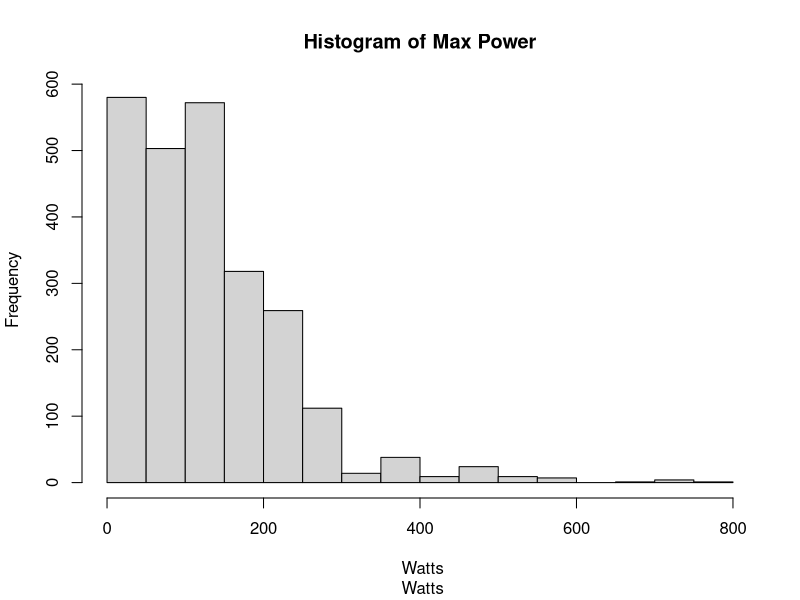
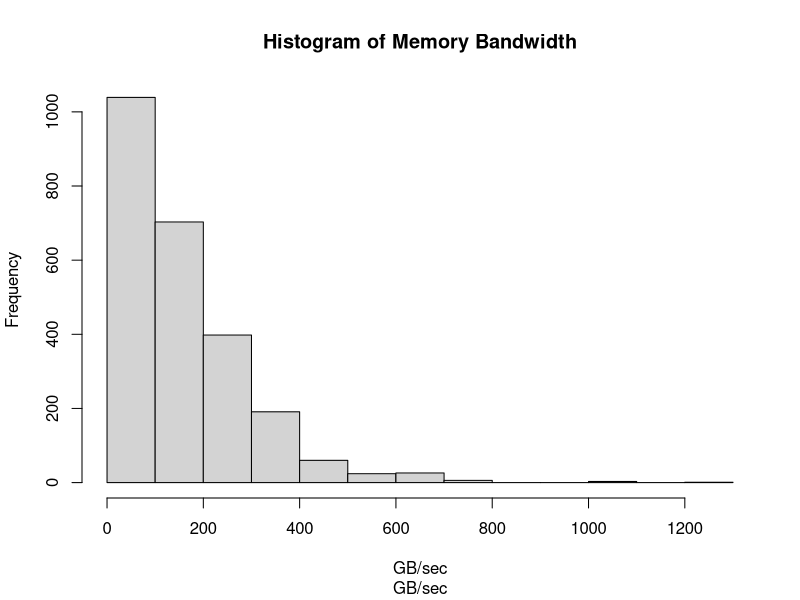
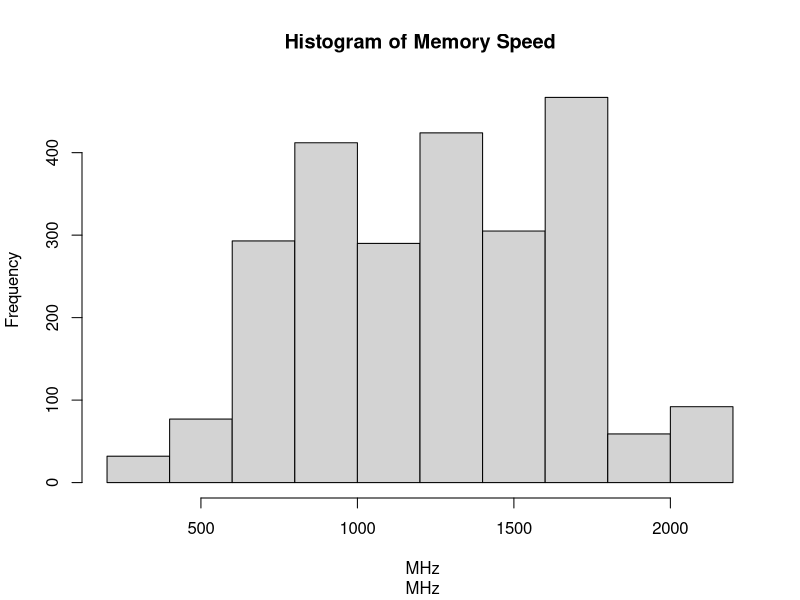
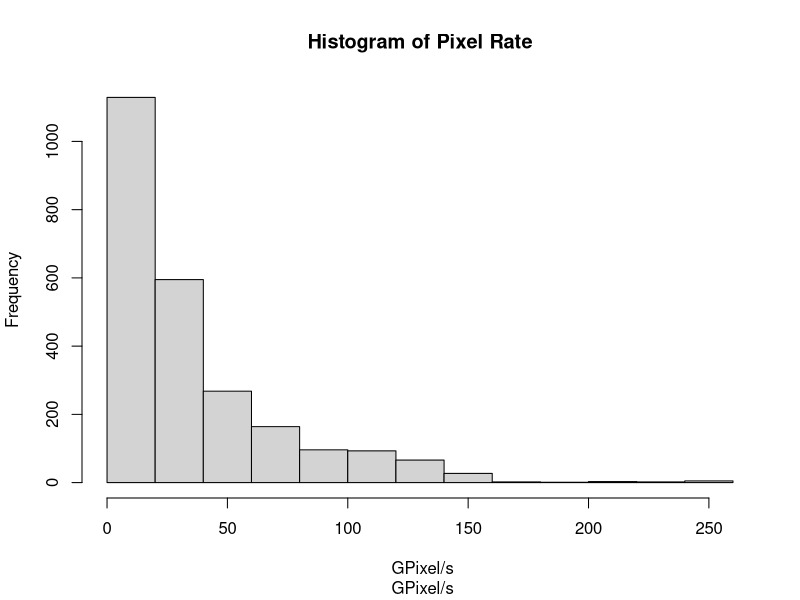
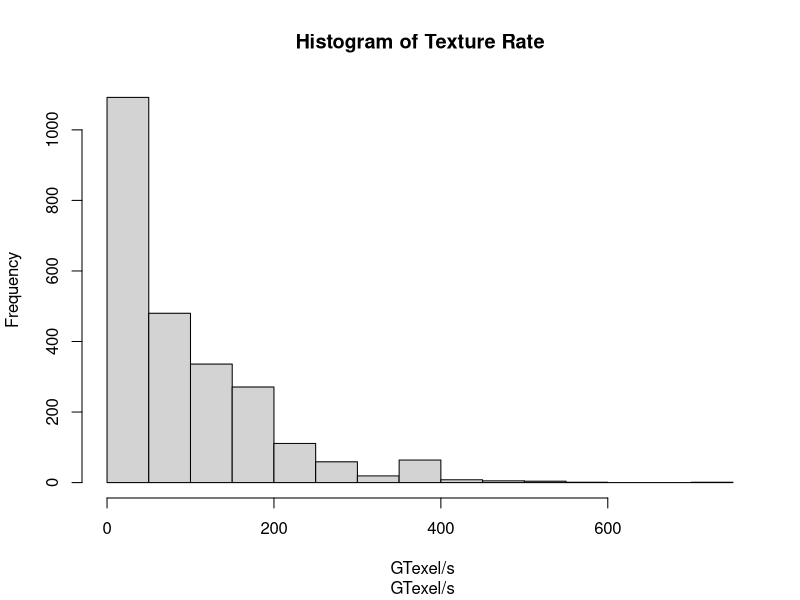
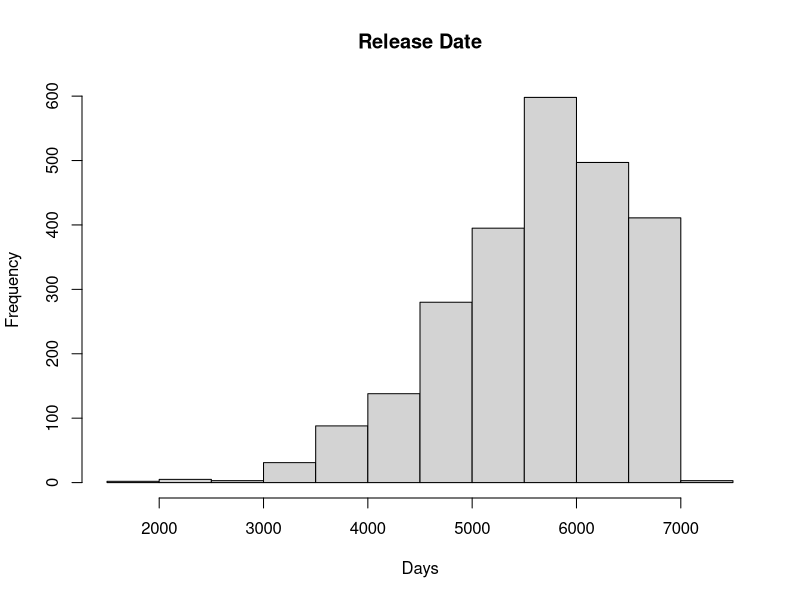
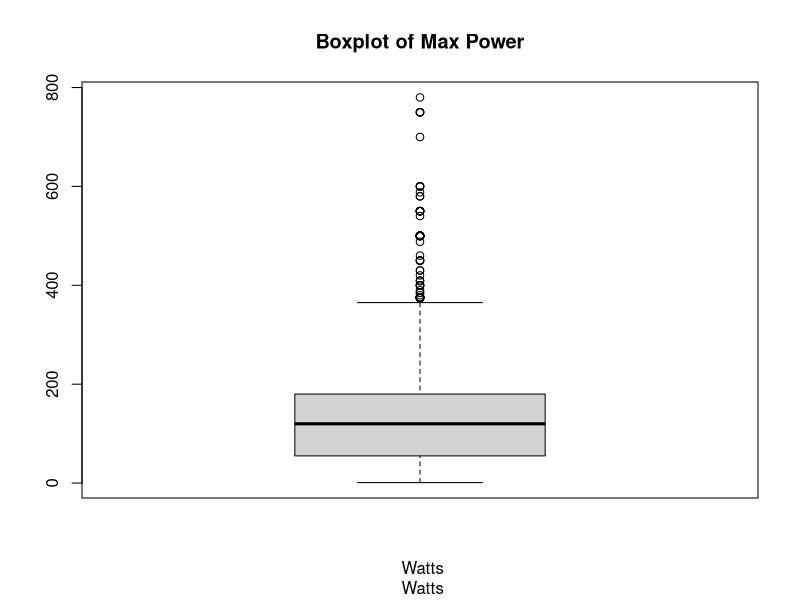
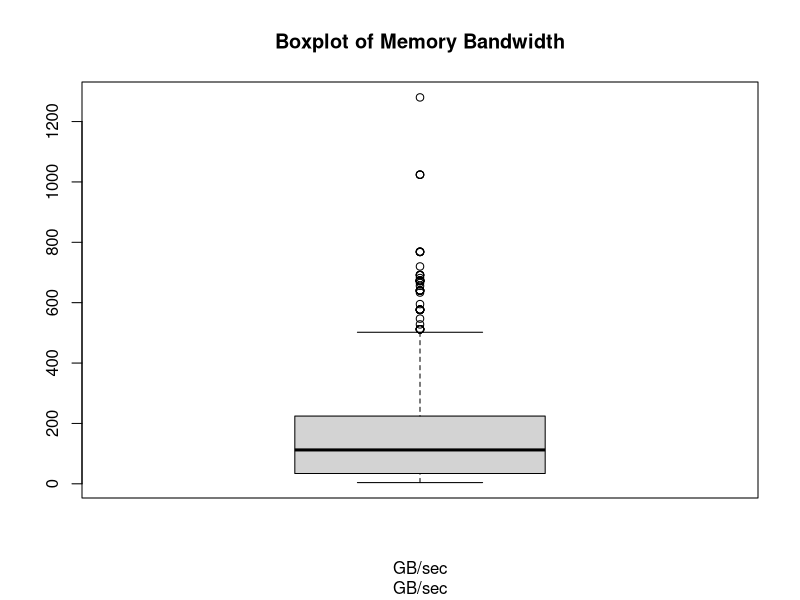

Here is the R script that generated these plots, in order:
library(tidyr)
library(stringr)
library(stringi)
library(dplyr)

# ------------------------------------------------------------------------------------------------------------------

# 3 Tien du li so lieu 

# 3.1 Doc du lieu tu file .csv

setwd("C:/codeR")
df <- read.csv("All_GPUs.csv")
View(df)

# Chon cac bien de hien thi

df <- df[ , c("Manufacturer", "Max_Power", "Memory_Bandwidth", "Memory_Speed", "Pixel_Rate", "Texture_Rate", "Release_Date")]
View(df)

# 3.2 Tien xu li du lieu

str(df)

# Tach du lieu thanh 2 phan: Gia tri va Don vi

# Bien Max_Power
df$Max_Power_Nums <- as.numeric(str_extract(df$Max_Power ,"\\d+\\.?\\d*"))
df$Max_Power_Units <- str_replace(df$Max_Power, "\\d+\\.?\\d*", "")
print(table(df$Max_Power_Units))

# Bien Memory_Bandwidth
df$Memory_Bandwidth_Nums <- as.numeric(str_extract(df$Memory_Bandwidth, "\\d+\\.?\\d*"))
df$Memory_Bandwidth_Units <- str_replace(df$Memory_Bandwidth, "\\d+\\.?\\d*", "")
print(table(df$Memory_Bandwidth_Units))

# Bien Memory_Speed
df$Memory_Speed_Nums <- as.numeric(str_extract(df$Memory_Speed, "\\d+\\.?\\d*"))
df$Memory_Speed_Units <- str_replace(df$Memory_Speed, "\\d+\\.?\\d*", "")
print(table(df$Memory_Speed_Units))

# Bien Pixel_Rate
df$Pixel_Rate_Nums <- as.numeric(str_extract(df$Pixel_Rate, "\\d+\\.?\\d*"))
df$Pixel_Rate_Units <- str_replace(df$Pixel_Rate, "\\d+\\.?\\d*", "")
print(table(df$Pixel_Rate_Units))

# Bien Texture_Rate
df$Texture_Rate_Nums <- as.numeric(str_extract(df$Texture_Rate, "\\d+\\.?\\d*"))
df$Texture_Rate_Units <- str_replace(df$Texture_Rate, "\\d+\\.?\\d*", "")
print(table(df$Texture_Rate_Units))

# Đong nhat don vi cua Memory_Bandwidth (MB/sec ->GB/sec)
# Kiem tra xem mau du lieu nao co don vi MB/sec
if ("MB/sec" %in% df$Memory_Bandwidth_Units) {
  # Chuyen doi tu MB/sec thanh GB/sec
  mb_indices <- df$Memory_Bandwidth_Units == "MB/sec"
  df$Memory_Bandwidth_Nums[mb_indices] <- df$Memory_Bandwidth_Nums[mb_indices] / 1024
  df$Memory_Bandwidth_Units[mb_indices] <- "GB/sec"
}
print(table(df$Memory_Bandwidth_Units))

# Bien Release_Date
# Đat ngay đau tien lam moc 0 và so ngay bat đau tu ngay 0 la cot Nums_days
df$Release_Date <- as.Date(sub ("^\\s*\\n", "", df$ Release_Date ), format = "%d-%b-%Y")
print(min(df$Release_Date, na.rm = TRUE))
df$Release_Date_Nums <- as.numeric((df$Release_Date - min(df$Release_Date, na.rm = TRUE)))

View(df)

# 3.3 Xu li du lieu khiem khuyet

# Tao dataframe "dfNums" tu cac cot co gia tri so trong dataframe "df"
dfNums <- data.frame(Manufacturer=df$Manufacturer,
                      Max_Power = df$Max_Power_Nums, 
                     Memory_Bandwidth = df$Memory_Bandwidth_Nums, 
                     Memory_Speed = df$Memory_Speed_Nums, 
                     Pixel_Rate = df$Pixel_Rate_Nums, 
                     Texture_Rate = df$Texture_Rate_Nums, 
                     Release_Date = df$Release_Date_Nums)
colnames(dfNums) <- c("Manufacturer", "Max_Power", "Memory_Bandwidth", "Memory_Speed", "Pixel_Rate", "Texture_Rate", "Release_Date")
head(dfNums) 

# In so luong du lieu khiem khuyet trong moi cot 
print((colSums(is.na(dfNums))))

# In ti le du lieu khiem khuyet trong moi cot
print((colMeans(is.na(dfNums))))

# In cac thong so tong quan du lieu cua moi cot 
print(summary(dfNums))

# Xu li du lieu

# Luoc bo cac hang co du lieu gia tri bang 0
df <- subset(df, !apply(df == 0, 1, any))

# Kiem tra kich thuoc cua dataframe sau khi xu li 
dim(df)

# Xu li du lieu khiem khuyet bang gia tri trung vi (median)
df$Max_Power_Nums[is.na(df$Max_Power_Nums)] <- median(df$Max_Power_Nums, na.rm = TRUE)
df$Memory_Bandwidth_Nums[is.na(df$Memory_Bandwidth_Nums)] <- median(df$Memory_Bandwidth_Nums, na.rm = TRUE)
df$Memory_Speed_Nums[is.na(df$Memory_Speed_Nums)] <- median(df$Memory_Speed_Nums, na.rm = TRUE)
df$Pixel_Rate_Nums[is.na(df$Pixel_Rate_Nums)] <- median(df$Pixel_Rate_Nums, na.rm = TRUE)
df$Texture_Rate_Nums[is.na(df$Texture_Rate_Nums)] <- median(df$Texture_Rate_Nums, na.rm = TRUE)
df$Release_Date_Nums[is.na(df$Release_Date_Nums)] <- median(df$Release_Date_Nums, na.rm = TRUE)

# Cap nhat dataframe "dfNums" de su dung cho qua trinh thong ke mo ta
dfNums <- data.frame(df$Manufacturer, df$Max_Power_Nums, df$Memory_Bandwidth_Nums, df$Memory_Speed_Nums, df$Pixel_Rate_Nums, df$Texture_Rate_Nums, df$Release_Date_Nums)
head(dfNums)

# Tao cac dataframe su dung cho qua trinh thong ke suy dien

# Tao dataframe ve thong so cua hang san xuat Intel
dfIntel <- subset(dfNums, df.Manufacturer == "Intel", select = c(df.Max_Power_Nums, df.Memory_Bandwidth_Nums, df.Memory_Speed_Nums, df.Pixel_Rate_Nums, df.Texture_Rate_Nums, df.Release_Date_Nums))
head(dfIntel)

# Tao dataframe ve thong so cua hang san xuat AMD
dfAMD <- subset(dfNums, df.Manufacturer == "AMD", select = c(df.Max_Power_Nums, df.Memory_Bandwidth_Nums, df.Memory_Speed_Nums, df.Pixel_Rate_Nums, df.Texture_Rate_Nums, df.Release_Date_Nums))
head(dfAMD)

# Tao dataframe ve thong so cua hang san xuat ATI
dfATI <- subset(dfNums, df.Manufacturer == "ATI", select = c(df.Max_Power_Nums, df.Memory_Bandwidth_Nums, df.Memory_Speed_Nums, df.Pixel_Rate_Nums, df.Texture_Rate_Nums, df.Release_Date_Nums))
head(dfATI)

# Tao dataframe ve thong so cua hang san xuat Nvidia
dfNvidia <- subset(dfNums, df.Manufacturer == "Nvidia", select = c(df.Max_Power_Nums, df.Memory_Bandwidth_Nums, df.Memory_Speed_Nums, df.Pixel_Rate_Nums, df.Texture_Rate_Nums, df.Release_Date_Nums))
head(dfNvidia)

# ------------------------------------------------------------------------------------------------------------------

# 4. Thong ke mo ta

# 4.1 Thong tin tong quat ve cac bien trong bo du lieu phan tich
print(summary(dfNums))

# 4.2 Cac bieu do - do thi

# Bieu do tan suat (histogram)
hist(dfNums$df.Max_Power_Nums, xlab = df$Max_Power_Units, main = 'Histogram of Max Power')
hist(dfNums$df.Memory_Bandwidth_Nums, xlab = df$Memory_Bandwidth_Units, main = 'Histogram of Memory Bandwidth')
hist(dfNums$df.Memory_Speed_Nums, xlab = df$Memory_Speed_Units, main = 'Histogram of Memory Speed')
hist(dfNums$df.Pixel_Rate_Nums, xlab = df$Pixel_Rate_Units, main = 'Histogram of Pixel Rate')
hist(dfNums$df.Texture_Rate_Nums, xlab = df$Texture_Rate_Units, main = 'Histogram of Texture Rate')
hist(dfNums$df.Release_Date_Nums, xlab = 'Days', main = 'Release Date')

# Bieu do hop (box-plot)
boxplot(dfNums$df.Max_Power_Nums, xlab = df$Max_Power_Units, main = 'Boxplot of Max Power')
boxplot(dfNums$df.Memory_Bandwidth_Nums, xlab = df$Memory_Bandwidth_Units, main = 'Boxplot of Memory Bandwidth')
boxplot(dfNums$df.Memory_Speed_Nums, xlab = df$Memory_Speed_Units, main = 'Boxplot of Memory Speed')
boxplot(dfNums$df.Pixel_Rate_Nums, xlab = df$Pixel_Rate_Units, main = 'Boxplot of Pixel Rate')
boxplot(dfNums$df.Texture_Rate_Nums, xlab = df$Texture_Rate_Units, main = 'Boxplot of Texture Rate')
boxplot(dfNums$df.Release_Date_Nums, xlab = 'Days', main = 'Boxplot of Release Date')

# Bieu do phan tan (scatter plot)
dfNums1 <- data.frame(
  Max_Power = df$Max_Power_Nums, 
  Memory_Bandwidth = df$Memory_Bandwidth_Nums, 
  Memory_Speed = df$Memory_Speed_Nums, 
  Pixel_Rate = df$Pixel_Rate_Nums, 
  Texture_Rate = df$Texture_Rate_Nums, 
  Release_Date = df$Release_Date_Nums)
pairs(dfNums1, main = 'Scatterplot of data')

# Tinh ma tran tuong quan cho cac cot du lieu trong mau du lieu phan tich
print(cor(dfNums1))

# ------------------------------------------------------------------------------------------------------------------

# 5. Thong ke suy dien

# --------------------------------------------------

# Kiem dinh 1 mau/2 mau

# Ve bieu do qqplot cua Memory_Bandwidth cua GPU hang Intel va phan tich t.test() 
qqnorm(dfIntel$df.Memory_Bandwidth_Nums, main = "Memory Bandwidth for Intel GPUs")
qqline(dfIntel$df.Memory_Bandwidth_Nums, col = 2)
# t.test()
t.test(x = dfIntel$df.Memory_Bandwidth_Nums, mu = 1, alternative = "greater")

# Ve bieu do qqplot cua Memory_Bandwidth cua GPU hang AMD va phan tich t.test() 
qqnorm(dfAMD$df.Memory_Bandwidth_Nums, main = "Memory Bandwidth for AMD GPUs")
qqline(dfAMD$df.Memory_Bandwidth_Nums, col = 2)
# t.test()
t.test(x = dfAMD$df.Memory_Bandwidth_Nums, mu = 1, alternative = "greater")

# Ve bieu do qqplot cua Memory_Bandwidth cua GPU hang ATI va phan tich t.test() 
qqnorm(dfATI$df.Memory_Bandwidth_Nums, main = "Memory Bandwidth for ATI GPUs")
qqline(dfATI$df.Memory_Bandwidth_Nums, col = 2)
# t.test()
t.test(x = dfATI$df.Memory_Bandwidth_Nums, mu = 1, alternative = "greater")

# Ve bieu do qqplot cua Memory_Bandwidth cua GPU hang Nvidia va phan tich t.test() 
qqnorm(dfNvidia$df.Memory_Bandwidth_Nums, main = "Memory Bandwidth for Nvidia GPUs")
qqline(dfNvidia$df.Memory_Bandwidth_Nums, col = 2)
# t.test()
t.test(x = dfNvidia$df.Memory_Bandwidth_Nums, mu = 1, alternative = "greater")


# --------------------------------------------------

# Hoi quy tuyen tinh don
Model <- lm(df.Memory_Bandwidth_Nums ~ df.Max_Power_Nums ,data = dfNums)
summary(Model)

# --------------------------------------------------

# Hoi quy tuyen tinh boi

# Chuyen doi cac bien sang dang logarit de han che sai so trong mo hinh

# Tao dataframe "dfNums2" tu cac cot co gia tri so trong dataframe "dfNums"
dfNums2 <- dfNums
View(dfNums2) 

# Chuyen du lieu tu cac cot thanh logarit
columns_to_log <- c("df.Max_Power_Nums", "df.Memory_Bandwidth_Nums", "df.Memory_Speed_Nums", 
                    "df.Pixel_Rate_Nums", "df.Texture_Rate_Nums", "df.Release_Date_Nums")
dfNums2[, columns_to_log] <- log(dfNums2[, columns_to_log])

# Hien thi phan dau cua bo du lieu da xu li sang dan logarit
head(dfNums2)

# Tao cac mo hinh hoi quy tuyen tinh voi bien phu thuoc Memory_Bandwidth, su dung data frame dfNums2 

# Mo hinh 1 - Bien doc lap: Memory_Speed, Pixel_Rate, Texture_Rate, Release_Date
Model1 <- lm(df.Memory_Bandwidth_Nums ~ df.Memory_Speed_Nums + df.Pixel_Rate_Nums + df.Texture_Rate_Nums + df.Release_Date_Nums,data = dfNums2)
summary(Model1)

# Mo hinh 2 - Bien doc lap: Max_Power, Memory_Speed, Texture_Rate, Release_Date
Model2 <- lm(df.Memory_Bandwidth_Nums ~ df.Max_Power_Nums + df.Memory_Speed_Nums + df.Texture_Rate_Nums + df.Release_Date_Nums,data = dfNums2)
summary(Model2)

# Mo hinh 3 - Bien doc lap: Max_Power, Memory_Speed, Pixel_Rate, Texture_Rate, Release_Date
Model3 <- lm(df.Memory_Bandwidth_Nums ~ df.Max_Power_Nums + df.Memory_Speed_Nums + df.Pixel_Rate_Nums + df.Texture_Rate_Nums + df.Release_Date_Nums,data = dfNums2)
summary(Model3)

# So sanh cac mo hinh hoi quy 

# Anova
anova(Model1,Model2)
anova(Model2,Model3)

# Do thi bieu thi sai so hoi quy residuals va gia tri du bao fitted values
par(mfrow =c(2,2))
plot(Model3)
par(mfrow = c(1,1))

# Du doan (predict)

# Cac bien trong du lieu
Memory_Bandwidth=dfNums2$df.Memory_Bandwidth_Nums
Max_Power=dfNums2$df.Max_Power_Nums
Memory_Speed=dfNums2$df.Memory_Speed_Nums
Pixel_Rate=dfNums2$df.Pixel_Rate_Nums
Texture_Rate=dfNums2$df.Texture_Rate_Nums
Release_Date=dfNums2$df.Release_Date_Nums

predict_data <- data.frame(Max_Power,Memory_Speed,Pixel_Rate,Texture_Rate,Release_Date)
P<-lm(Memory_Bandwidth~.,data=predict_data)
summary(P)

# So sanh ket qua du doan va du lieu
predict_mb = predict(P)
p=data.frame(predict_mb,Memory_Bandwidth)
p

# Ve bieu do du doan
x<- (1:50)
y<-x
kql = lm(y~x)
par(mfrow=c(1,1))
plot(p,xlab="predicted values",ylab="observed values",main=" Plot to predict")
abline(kql,col="red")

# Kiem tra du doan
new <- dfNums2[,c ("df.Max_Power_Nums", "df.Memory_Speed_Nums", "df.Pixel_Rate_Nums", "df.Texture_Rate_Nums", "df.Release_Date_Nums" )]
result <- predict(Model3, newdata = new, interval = "confidence")
newDf <- data.frame(ifelse(abs(result[,"fit"]-dfNums2[,"df.Memory_Bandwidth_Nums"]) >= 0.5, FALSE, TRUE))
colnames(newDf) <- "Good predict"
apply(newDf,2,mean)
